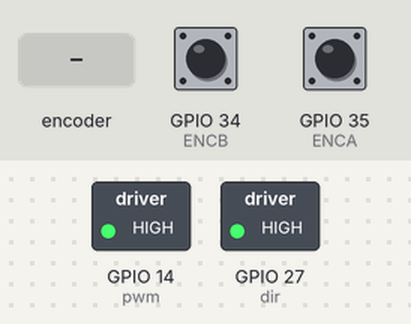
A sketch run on a simulated ESP32. Parts: switched loads named in the sketch (green lamp = pin HIGH). Inputs (shaded band) come from the test bench; at power-on: GPIO 34 (ENCB) HIGH, GPIO 35 (ENCA) HIGH. What the sketch prints to the serial monitor is not drawn.

Above: at 1.2 s.
1.3 s: rotary encoder on GPIO 35 (ENCA) / GPIO 34 (ENCB) turned 1 step (first pin leading)
At 2.4 s:
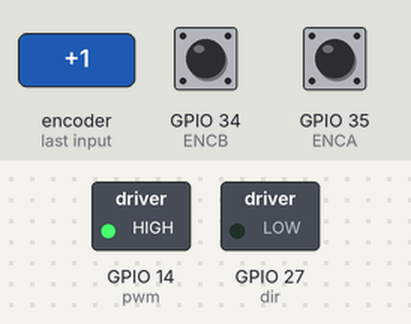
Timing chart, 0 to 10.5 s (numbered marks = the images above; inputs shaded):
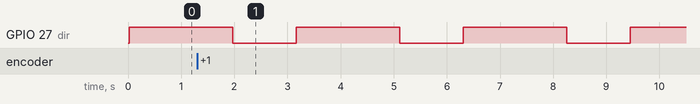

The sketch:

PIDTest2.ino
```cpp
// Pins
#define ENCA 35
#define ENCB 34

long prevT = 0;
int posPrev = 0;
// Use the "volatile" directive for variables
// used in an interrupt
volatile int pos_i = 0;

float vFilt = 0;

//2 Hz cutoff frequency
float kp = 40; //too low, low rise time, too high, oscillatory
float ki = 30; //too low, steady-state error, too high, overshoot
float kd = 1.5; //too low, oscillatory, too high, chattering

//3 Hz cutoff frequency
//float kp = 40; //too low, low rise time, too high, oscillatory
//float ki = 45; //too low, steady-state error, too high, overshoot
//float kd = 1.2; //too low, oscillatory, too high, chattering

float eintegral = 0;
float eprev = 0;
float dedt = 0;
int pwr;

// PWM出力端子設定
#define pwm 14
#define dir 27

// PWM出力設定（周波数と分解能はチャンネルのペアでは同じに設定する）
#define CH 1        // PWM出力チャンネル（0,1/ 2,3/ 4,5/ 6,7/ 8,9/ 10,11 /12,13 /14,15でペア）
#define FREQ 20000   // PWM出力周波数（最大周波数 : 20kHz / 2の「bit数」乗）
#define BIT_NUM 12  // bit数（1bit〜16bit）

template <int order> // order is 1 or 2
class LowPass
{
  private:
    float a[order];
    float b[order+1];
    float omega0;
    float dt;
    bool adapt;
    float tn1 = 0;
    float x[order+1]; // Raw values
    float y[order+1]; // Filtered values

  public:
    LowPass(float f0, float fs, bool adaptive){
      // f0: cutoff frequency (Hz)
      // fs: sample frequency (Hz)
      // adaptive: boolean flag, if set to 1, the code will automatically set
      // the sample frequency based on the time history.

      omega0 = 6.28318530718*f0;
      dt = 1.0/fs;
      adapt = adaptive;
      tn1 = -dt;
      for(int k = 0; k < order+1; k++){
        x[k] = 0;
        y[k] = 0;
      }
      setCoef();
    }

    void setCoef(){
      if(adapt){
        float t = micros()/1.0e6;
        dt = t - tn1;
        tn1 = t;
      }

      float alpha = omega0*dt;
      if(order==1){
        a[0] = -(alpha - 2.0)/(alpha+2.0);
        b[0] = alpha/(alpha+2.0);
        b[1] = alpha/(alpha+2.0);
      }
      if(order==2){
        float alphaSq = alpha*alpha;
        float beta[] = {1, sqrt(2), 1};
        float D = alphaSq*beta[0] + 2*alpha*beta[1] + 4*beta[2];
        b[0] = alphaSq/D;
        b[1] = 2*b[0];
        b[2] = b[0];
        a[0] = -(2*alphaSq*beta[0] - 8*beta[2])/D;
        a[1] = -(beta[0]*alphaSq - 2*beta[1]*alpha + 4*beta[2])/D;
      }
    }

    float filt(float xn){
      // Provide me with the current raw value: x
      // I will give you the current filtered value: y
      if(adapt){
        setCoef(); // Update coefficients if necessary
      }
      y[0] = 0;
      x[0] = xn;
      // Compute the filtered values
      for(int k = 0; k < order; k++){
        y[0] += a[k]*y[k+1] + b[k]*x[k];
      }
      y[0] += b[order]*x[order];

      // Save the historical values
      for(int k = order; k > 0; k--){
        y[k] = y[k-1];
        x[k] = x[k-1];
      }

      // Return the filtered value
      return y[0];
    }
};

// Filter instance
LowPass<2> lp(2,1e3,true);

void setup() {
  Serial.begin(115200);
  pinMode(ENCA, INPUT);
  pinMode(ENCB, INPUT);
  attachInterrupt(digitalPinToInterrupt(ENCA), readEncoder, RISING);

  // PWM出力に使用する端子を出力設定
  pinMode(pwm, OUTPUT);
  pinMode(dir, OUTPUT);

  // PWM初期設定
  ledcSetup(CH, FREQ, BIT_NUM);   // PWM設定（ﾁｬﾝﾈﾙ, 周波数, bit数）
  ledcAttachPin(dir, CH);

  digitalWrite(pwm, HIGH);
}

void loop() {

  // read the position and velocity
  int pos = 0;
  noInterrupts(); // disable interrupts temporarily while reading
  pos = pos_i;
  interrupts(); // turn interrupts back on

  // Compute velocity with method 1
  long currT = micros();
  float deltaT = ((float) (currT - prevT)) / 1.0e6;
  float velocity = (pos - posPrev) / deltaT;
  posPrev = pos;
  prevT = currT;

  // Convert count/s to RPM
  float v = velocity / 244.8 * 60.0;

  // Low-pass filter (25 Hz cutoff)
  vFilt = lp.filt(v);

  // Set a target
  //float vt = 400 * (sin(currT / 1e6) > 0);
  float vt = 400 * sin(currT / 1e6 * 2);

  // Compute the control signal u
  float e = vt - vFilt;
  dedt = (e-eprev)/(deltaT);
  eintegral = eintegral + e * deltaT;

  float u = kp * e + ki * eintegral + kd * dedt;
  eprev = e;

  // Set the motor speed and direction
  if (abs(u) <= 2048) {
    pwr = u + 2048;
  } else if (u > 2048) {
    pwr = 4096;
  } else {
    pwr = 0;
  }
  ledcWrite(CH, pwr);

  Serial.print("Variable_1:");
  Serial.print(vt);
  Serial.print(",");
  Serial.print("Variable_2:");
  Serial.println(vFilt);
}


void readEncoder() {
  // Read encoder B when ENCA rises
  int b = digitalRead(ENCB);
  int increment = 0;
  if (b > 0) {
    // If B is high, increment backward
    increment = -1;
  }
  else {
    // Otherwise, increment forward
    increment = 1;
  }
  pos_i = pos_i + increment;
}
```

Measured:
- by itself, GPIO 27 (dir): alternates HIGH for 1.9 s and LOW for 1.2 s
